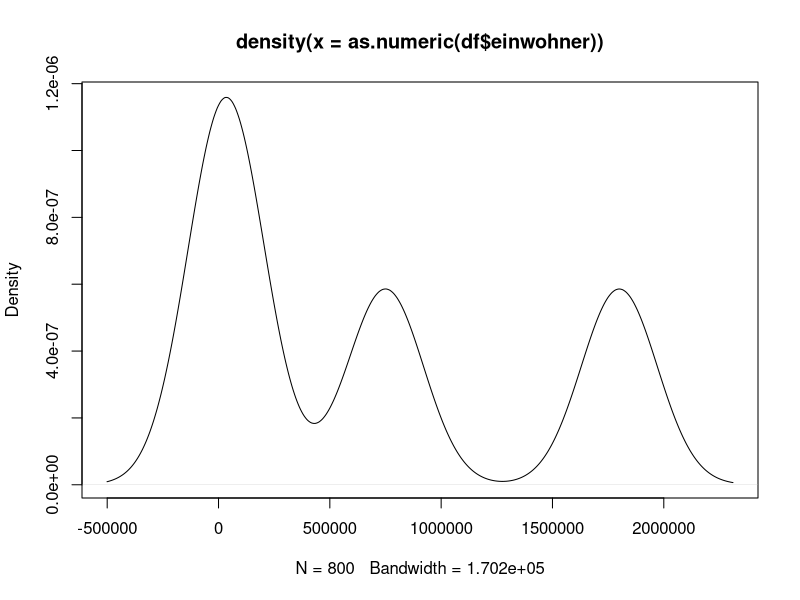
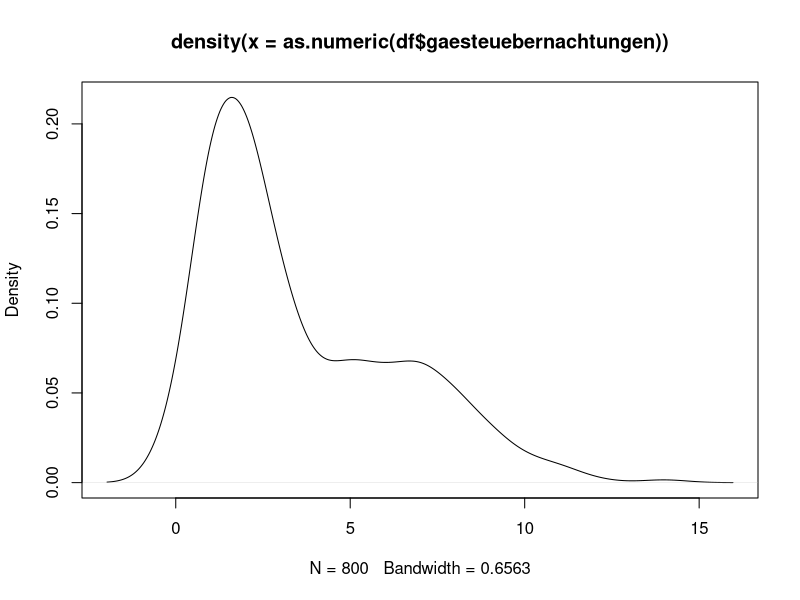
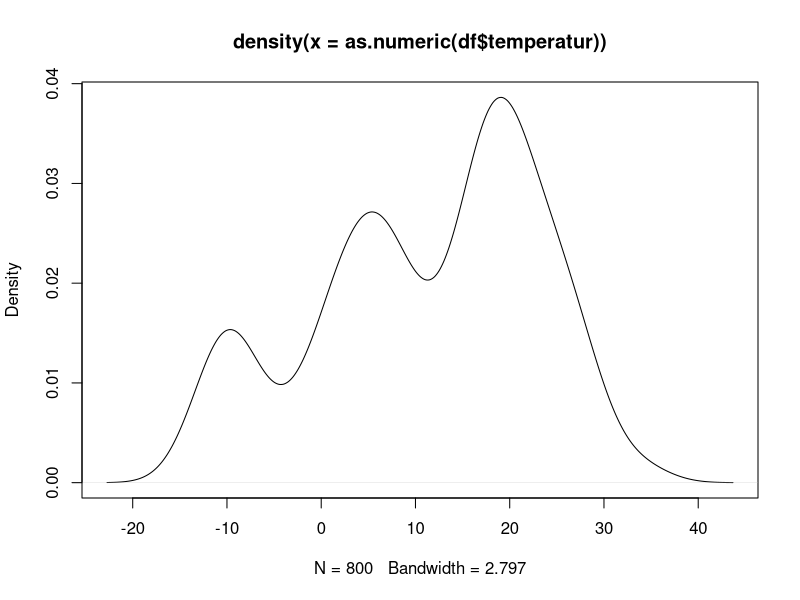
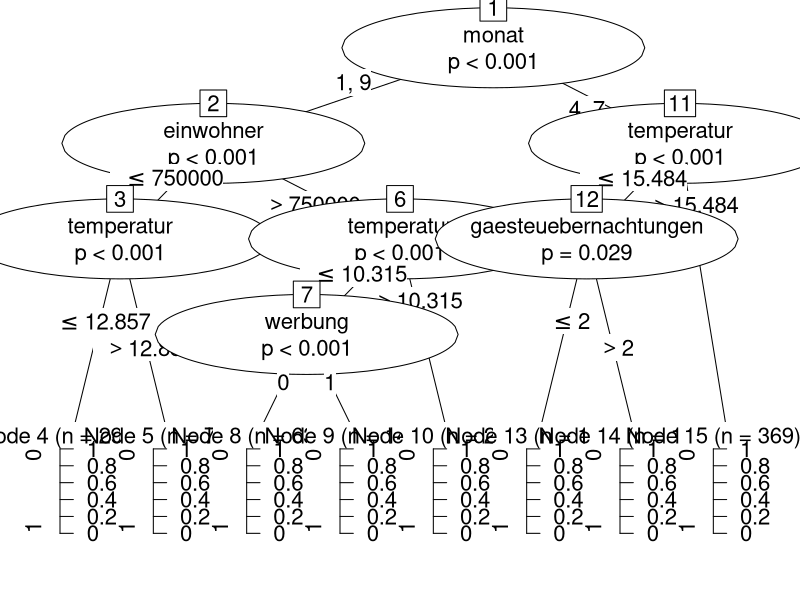

Write the R code that produced these figures, in order.
library(partykit)

# Read data; adapt this to your local path!
df <- read.csv("data.csv")

# View data
View(df)
dim(df)
sapply(df, typeof)
sapply(df, is.factor)

# Get data types right
df$kauf <- as.factor(df$kauf)
df$werbung <- as.factor(df$werbung)
df$monat <- as.factor(df$monat)
#df$gaesteuebernachtungen <- as.factor(df$gaesteuebernachtungen)
summary(df)

# Are there missing values?
sum(is.na(df))

# Data exploration
table(df$kauf)
table(df$werbung)
table(df$monat)
plot(density(as.numeric(df$einwohner)))
plot(density(as.numeric(df$gaesteuebernachtungen)))
plot(density(as.numeric(df$temperatur)))

# Train model
set.seed(-753)
mdl <- ctree(kauf~., data=df,
             control = ctree_control(mincriterion = 0.95))

# Plot model tree and adapt font sizes for better readibility
plot(mdl,
     ep_args = list(justmin = 2), 
     gp = gpar(fontsize = 16))
